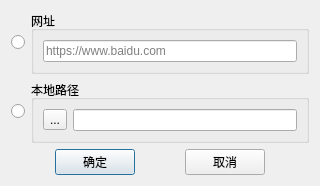
<?xml version="1.0" encoding="UTF-8"?>
<ui version="4.0">
 <class>GetUrlDiag</class>
 <widget class="QDialog" name="GetUrlDiag">
  <property name="geometry">
   <rect>
    <x>0</x>
    <y>0</y>
    <width>320</width>
    <height>181</height>
   </rect>
  </property>
  <property name="sizePolicy">
   <sizepolicy hsizetype="Preferred" vsizetype="Fixed">
    <horstretch>0</horstretch>
    <verstretch>0</verstretch>
   </sizepolicy>
  </property>
  <property name="windowTitle">
   <string>Dialog</string>
  </property>
  <layout class="QGridLayout" name="gridLayout_3">
   <item row="0" column="0">
    <layout class="QVBoxLayout" name="verticalLayout">
     <item>
      <layout class="QHBoxLayout" name="horizontalLayout_2">
       <item>
        <widget class="QRadioButton" name="webradio">
         <property name="text">
          <string/>
         </property>
        </widget>
       </item>
       <item>
        <widget class="QGroupBox" name="groupBox">
         <property name="title">
          <string>网址</string>
         </property>
         <layout class="QGridLayout" name="gridLayout">
          <item row="0" column="0">
           <layout class="QHBoxLayout" name="horizontalLayout">
            <item>
             <widget class="QLineEdit" name="weblineEdit">
              <property name="inputMask">
               <string/>
              </property>
              <property name="maxLength">
               <number>32767</number>
              </property>
              <property name="placeholderText">
               <string>https://www.baidu.com</string>
              </property>
             </widget>
            </item>
           </layout>
          </item>
         </layout>
        </widget>
       </item>
      </layout>
     </item>
     <item>
      <layout class="QHBoxLayout" name="horizontalLayout_5">
       <item>
        <widget class="QRadioButton" name="localradio">
         <property name="text">
          <string/>
         </property>
        </widget>
       </item>
       <item>
        <widget class="QGroupBox" name="groupBox_2">
         <property name="title">
          <string>本地路径</string>
         </property>
         <property name="checkable">
          <bool>false</bool>
         </property>
         <layout class="QGridLayout" name="gridLayout_2">
          <item row="0" column="0">
           <layout class="QHBoxLayout" name="horizontalLayout_4">
            <item>
             <layout class="QHBoxLayout" name="horizontalLayout_3">
              <item>
               <widget class="QToolButton" name="toolButton">
                <property name="text">
                 <string>...</string>
                </property>
               </widget>
              </item>
              <item>
               <widget class="QLineEdit" name="locallineEdit"/>
              </item>
             </layout>
            </item>
           </layout>
          </item>
         </layout>
        </widget>
       </item>
      </layout>
     </item>
     <item>
      <layout class="QHBoxLayout" name="horizontalLayout_6">
       <item>
        <spacer name="horizontalSpacer_2">
         <property name="orientation">
          <enum>Qt::Horizontal</enum>
         </property>
         <property name="sizeHint" stdset="0">
          <size>
           <width>40</width>
           <height>20</height>
          </size>
         </property>
        </spacer>
       </item>
       <item>
        <widget class="QPushButton" name="Set">
         <property name="text">
          <string>确定</string>
         </property>
        </widget>
       </item>
       <item>
        <spacer name="horizontalSpacer">
         <property name="orientation">
          <enum>Qt::Horizontal</enum>
         </property>
         <property name="sizeHint" stdset="0">
          <size>
           <width>40</width>
           <height>20</height>
          </size>
         </property>
        </spacer>
       </item>
       <item>
        <widget class="QPushButton" name="Cancel">
         <property name="text">
          <string>取消</string>
         </property>
        </widget>
       </item>
       <item>
        <spacer name="horizontalSpacer_3">
         <property name="orientation">
          <enum>Qt::Horizontal</enum>
         </property>
         <property name="sizeHint" stdset="0">
          <size>
           <width>40</width>
           <height>20</height>
          </size>
         </property>
        </spacer>
       </item>
      </layout>
     </item>
    </layout>
   </item>
  </layout>
 </widget>
 <resources/>
 <connections/>
</ui>
